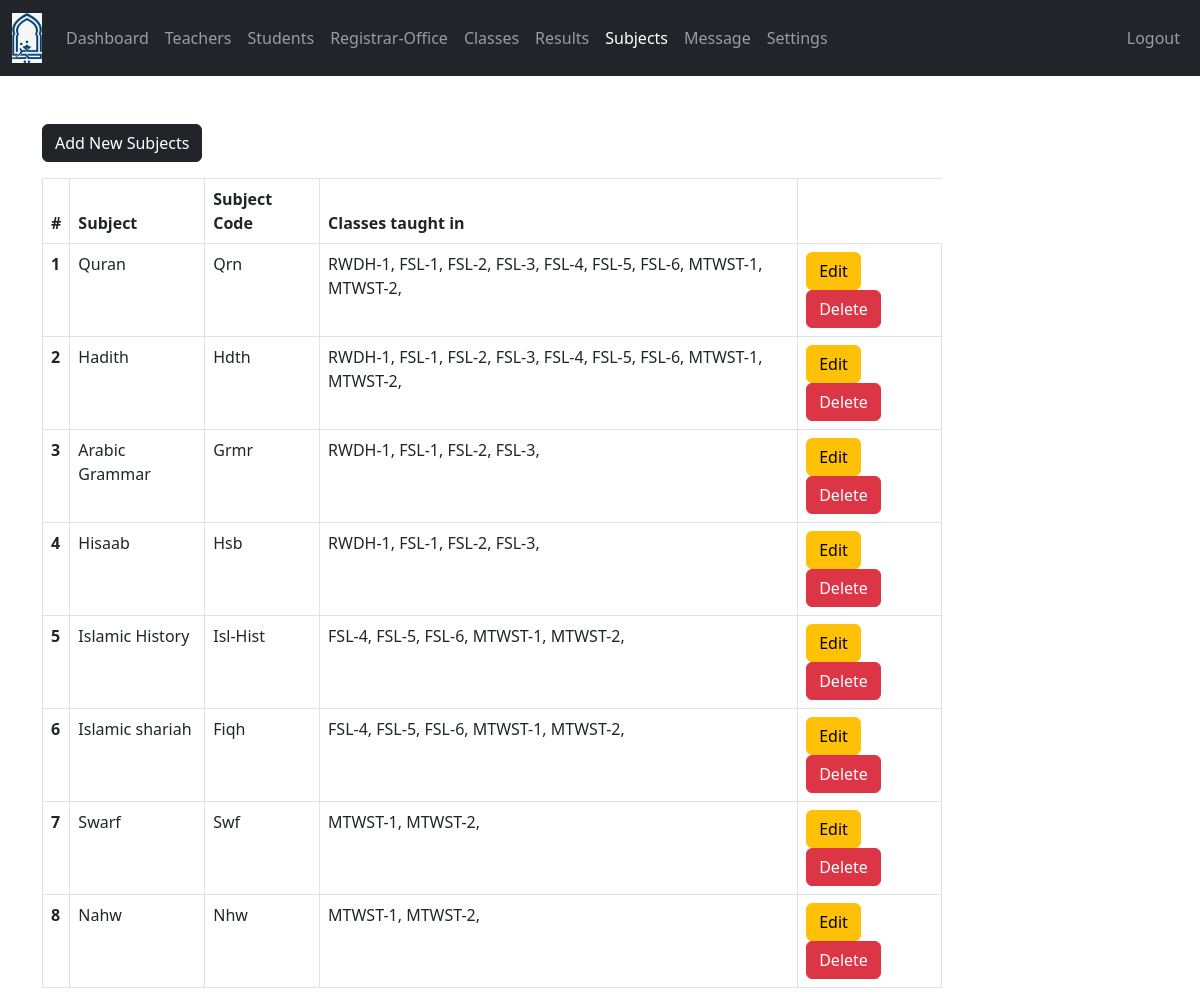
Page /admin/course.php (signed in) on the committed database.
### tables this page shows
CREATE TABLE `subjects` (
  `subject_id` int(11) NOT NULL,
  `subject` varchar(31) NOT NULL,
  `subject_code` varchar(31) NOT NULL,
  `grade` varchar(50) NOT NULL
);

### admin/data/subject.php (called while the page is built, shortened)
<?php
function getAllSubjects($conn){
   $sql = "SELECT * FROM subjects";
   $stmt = $conn->prepare($sql);
   $stmt->execute();
   if ($stmt->rowCount() >= 1) {
     $subjects = $stmt->fetchAll();
     return $subjects;
   }else {
   	return 0;
   }
}
 ?>

### admin/data/grade.php (called while the page is built, shortened)
<?php
function getGradeById($grade_id, $conn){
   $sql = "SELECT * FROM grades
           WHERE grade_id=?";
   $stmt = $conn->prepare($sql);
   $stmt->execute([$grade_id]);
   if ($stmt->rowCount() == 1) {
     $grade = $stmt->fetch();
     return $grade;
   }else {
    return 0;
   }
}

### admin/course.php (the view, shortened to what this page needs)
<?php
if (isset($_SESSION['admin_id']) &&
    isset($_SESSION['role'])) {
    if ($_SESSION['role'] == 'Admin') {
       include "../DB_connection.php";
       include "data/subject.php";
       include "data/grade.php";
       $courses = getAllSubjects($conn);
 ?>
<!DOCTYPE html>
<html lang="en">
<head>
	<link rel="stylesheet" href="https://cdn.jsdelivr.net/npm/bootstrap@5.2.0/dist/css/bootstrap.min.css">
	<link rel="stylesheet" href="../css/style.css">
  <link rel="stylesheet" href="https://cdnjs.cloudflare.com/ajax/libs/font-awesome/4.7.0/css/font-awesome.min.css">
</head>
<body>
    <?php
        include "inc/navbar.php";
        if ($courses != 0) {
     ?>
     <div class="container mt-5">
        <a href="course-add.php"
           class="btn btn-dark">Add New Subjects</a>
           <div class="table-responsive">
              <table class="table table-bordered mt-3 n-table">
                <thead>
                  <tr>
                    <th scope="col">#</th>
                    <th scope="col">Subject</th>
                    <th scope="col">Subject Code</th>
                    <th scope="col">Classes taught in</th>
                  </tr>
                </thead>
                <tbody>
                  <?php $i = 0; foreach ($courses as $course ) {
                    $i++;  ?>
                  <tr>
                    <th scope="row"><?=$i?></th>
                    <td>
                      <?php
                          echo $course['subject'];
                       ?>
                    </td>
                    <td>
                      <?php
                          echo $course['subject_code'];
                       ?>
                    </td>
                    <td>
                      <?php
                          $g = '';
                          $grades = str_split(trim($course['grade']));
                          foreach ($grades as $grade) {
                             $g_temp = getGradeById($grade, $conn);
                             if ($g_temp != 0)
                               $g .=$g_temp['grade_code'].'-'.$g_temp['grade'].', ';
                          }
                          echo $g;
                       ?>
                    </td>
                    <td>
                        <a href="course-edit.php?course_id=<?=$course['subject_id']?>"
                          class="btn btn-warning">Edit</a>
                        <a href="#" onclick="confirmDelete(<?=$course['subject_id']?>)"
                          class="btn btn-danger">Delete</a>
                    </td>
                  </tr>
                <?php } ?>
                </tbody>
              </table>
           </div>
         <?php } ?>
     </div>
</body>
</html>
<?php
  }else {
    header("Location: ../login.php");
    exit;
  }
}else {
	header("Location: ../login.php");
	exit;
}
?>

### css/style.css (style rules this page uses)
.n-table { max-width: 900px; }

### rows in the picture
subjects: subject "Quran", subject_code "Qrn", g "RWDH-1, FSL-1, FSL-2, FSL-3, FSL-4, FSL-5, FSL-6, MTWST-1, MTWST-2,"
subjects: subject "Hadith", subject_code "Hdth", g "RWDH-1, FSL-1, FSL-2, FSL-3, FSL-4, FSL-5, FSL-6, MTWST-1, MTWST-2,"
subjects: subject "Arabic Grammar", subject_code "Grmr", g "RWDH-1, FSL-1, FSL-2, FSL-3,"
subjects: subject "Hisaab", subject_code "Hsb", g "RWDH-1, FSL-1, FSL-2, FSL-3,"
subjects: subject "Islamic History", subject_code "Isl-Hist", g "FSL-4, FSL-5, FSL-6, MTWST-1, MTWST-2,"
subjects: subject "Islamic shariah", subject_code "Fiqh", g "FSL-4, FSL-5, FSL-6, MTWST-1, MTWST-2,"
subjects: subject "Swarf", subject_code "Swf", g "MTWST-1, MTWST-2,"
subjects: subject "Nahw", subject_code "Nhw", g "MTWST-1, MTWST-2,"
